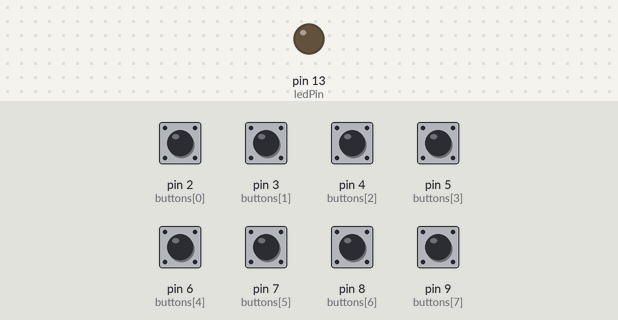
The sketch below on a simulated Arduino Uno, built with avr-gcc and run on an emulated ATmega328P. Parts: output pins drawn as LEDs (lit = HIGH). The test bench sets the inputs (shaded band); at power-on: pin 2 (buttons[0]), pin 3 (buttons[1]), pin 4 (buttons[2]), pin 5 (buttons[3]), pin 6 (buttons[4]), pin 7 (buttons[5]), pin 8 (buttons[6]), pin 9 (buttons[7]) HIGH. MIDI output is not drawn.

Above: at 1.2 s.
1.3 s: pin 2 (buttons[0]) pulled LOW for 0.15 s
At 1.38 s:
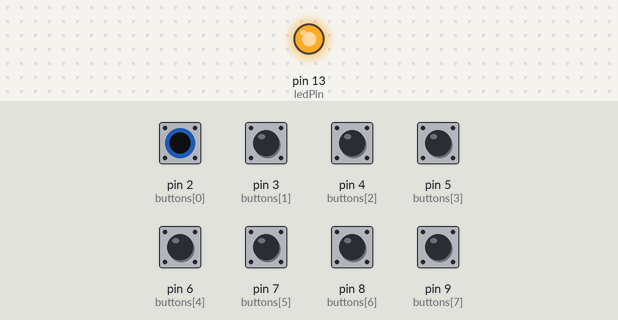
Timing chart, 0 to 4.3 s (numbered marks = the images above; inputs shaded):
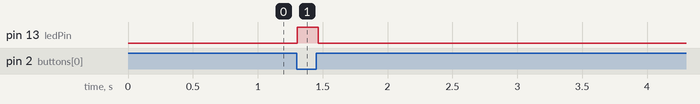

Measured:
- after the input at 1.3 s, pin 13 (ledPin): LOW → HIGH at once, → LOW 0.16 s later

The sketch:

Pedalboard.ino
```cpp
///////////////////////////////////////////////////////////
//  midi_output.ino                                      //
//  Example: MIDI Output                                 //
//  https://github.com/ddiakopoulos/hiduino              //
//  Last Updated: 17 December 2015                       //
//  Next step is to trigger midi on button press         //
///////////////////////////////////////////////////////////

#include <MIDI.h>

const int ledPin =  13;

//Buttons, and ButtonsPressed must be same size!
const int buttons [8] = {2, 3, 4, 5, 6, 7, 8, 9};
bool buttonPressed [8] = {false, false, false, false, false, false, false, false};
bool shouldLight = false;
const int nButtons = 8;

MIDI_CREATE_DEFAULT_INSTANCE();

void setup()
{
  // initialize the LED pin as an output:
  pinMode(ledPin, OUTPUT);

  // initialize the pushbutton pins as an inputs:
  for (int i = 0; i < nButtons; i++){
    pinMode(buttons[i], INPUT_PULLUP);
  }

  MIDI.begin(MIDI_CHANNEL_OMNI);
}

void loop()
{
  for (int i = 0; i < nButtons; i++){
    if (digitalRead(buttons[i]) == LOW){
      if (buttonPressed[i] != true) {
        //Not pressed, do action
        MIDI.sendProgramChange(i,1);
        buttonPressed[i] = true;
      }
    } else if (buttonPressed[i] == true) {
      buttonPressed[i] = false;
    }
  }

  shouldLight = false;
  for (int i = 0; i < nButtons; i++){
    if (buttonPressed[i] == true) {
      shouldLight = true;
    }
  }

  if (shouldLight == true) {
    digitalWrite(ledPin, HIGH);
  } else {
    digitalWrite(ledPin, LOW);
  }
  /*
  if (buttonState == HIGH) {
    // turn LED on:
    digitalWrite(ledPin, HIGH);
    MIDI.sendNoteOn(48, 50, 1);
  } else {
    // turn LED off:
    digitalWrite(ledPin, LOW);
    MIDI.sendNoteOff(48,50,1);
  }
  */
  /*
  for (int i = 0; i < 24; i++)
  {
    MIDI.sendNoteOn(i, i*2, 1);
    delay(75);
    MIDI.sendNoteOff(i,i*2,1);
  }
  */

  // Polling rate
  delay(20);

}
```
